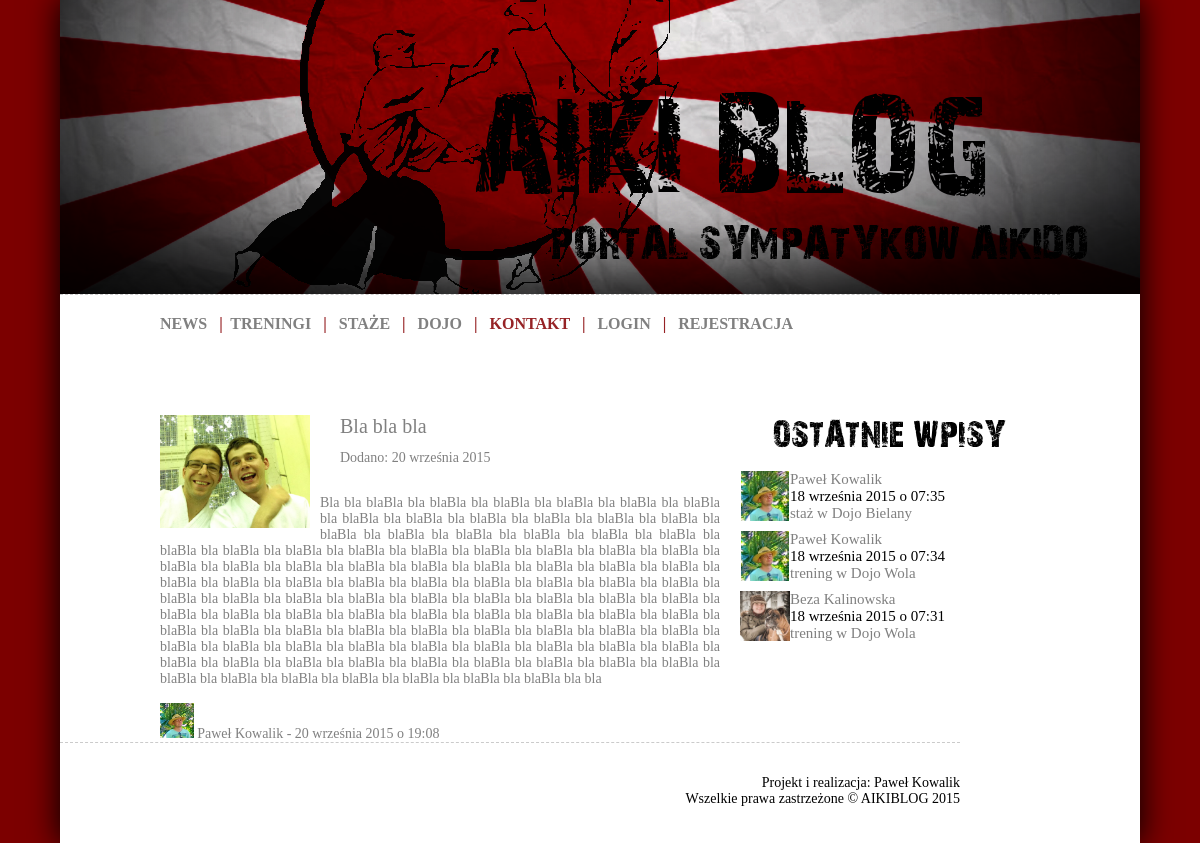
Before: /news/bla-bla-bla/ with the older database file.
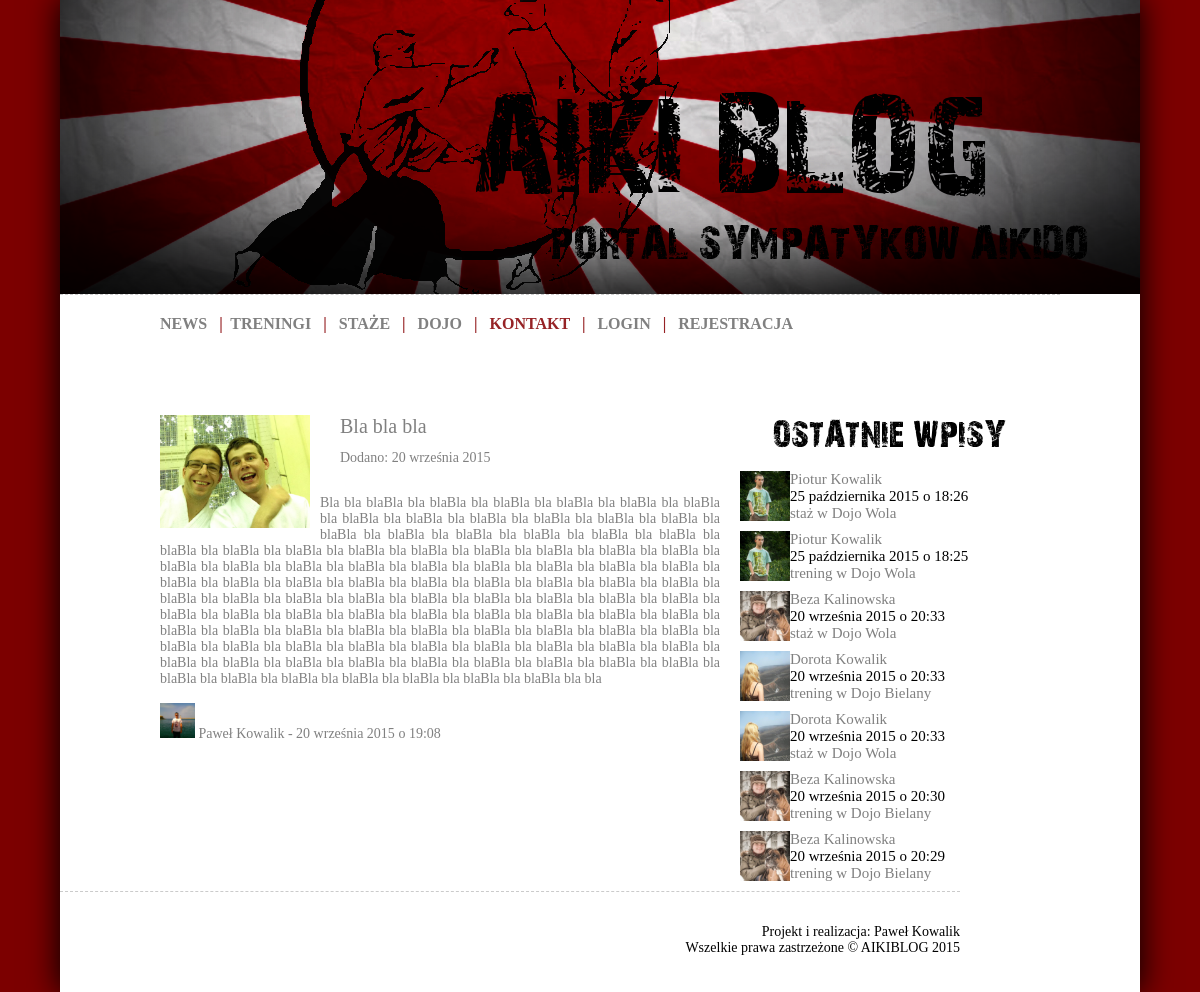
After: the same page with the newer database file.
### aikiblog/models.py (models this page shows, shortened)
class News(models.Model):
    title = models.CharField('Tytuł', max_length=50)
    slug = models.SlugField('Odnosnik', max_length=50)
    posted_date = models.DateTimeField('Data publikacji')
    image = models.ImageField(upload_to='static/news', null=True, blank=True, verbose_name='Zdjęcie')
    text = models.TextField(null=True, blank=True, verbose_name='Treść')
    author = models.ForeignKey(User, verbose_name='Autor')
    class Meta:
        verbose_name = "News"
        verbose_name_plural = "Newsy"

class User(AbstractUser):
    SEX = (
        ('K','Kobieta'),
        ('M','Mężczyzna'),
    )
    avatar = models.ImageField(upload_to='static/avatars/%Y/%m/%d', null=True, blank=True)
    start_year = models.IntegerField(null=True, blank=True, verbose_name='Trenuje od')
    about_text = models.TextField(null=True, blank=True, verbose_name='O mnie')
    sex = models.CharField(max_length=1, choices=SEX, verbose_name='Płeć')

class Training(models.Model):
    TYPE = (
        ('T','trening'),
        ('S','staż'),
    )
    user = models.ForeignKey(User, verbose_name='Ćwiczący')
    date = models.DateTimeField('Data treningu')
    place = models.ForeignKey(Dojo, verbose_name='Miejsce treningu')
    sensei = models.ForeignKey(Sensei, verbose_name='Sensei')
    slug = models.SlugField('Odnosnik', max_length=50)
    techniques = models.ManyToManyField(TechTren, verbose_name='Techniki')
    type = models.CharField(max_length=1, choices=TYPE, verbose_name='Typ')
    notes = models.TextField(verbose_name="Notatki")
    class Meta:
        verbose_name = "Trening"
        verbose_name_plural = "Treningi"

class Dojo(models.Model):
    name = models.CharField('Nazwa dojo', max_length=50)
    slug = models.SlugField('Odnosnik', max_length=50)
    start_year = models.IntegerField(verbose_name='Rok założenia')
    city = models.CharField('Miasto', max_length=50)
    adress = models.CharField('Adres', max_length=50)
    sensei = models.ForeignKey(Sensei, verbose_name='Sensei')
    image1 = models.ImageField(upload_to='static/dojo', verbose_name='Zdjęcie 1')
    image2 = models.ImageField(upload_to='static/dojo', null=True, blank=True, verbose_name='Zdjęcie 2')
    image3 = models.ImageField(upload_to='static/dojo', null=True, blank=True, verbose_name='Zdjęcie 3')
    story = models.TextField(null=True, blank=True, verbose_name='Historia')
    trainings = models.TextField(null=True, blank=True, verbose_name='Treningi')
    users = models.ManyToManyField(User, blank=True, verbose_name='Byli tutaj')
    class Meta:
        verbose_name = "Dojo"
        verbose_name_plural = "Dojo"
    def __unicode__(self):
        return self.name

### aikiblog/views.py (the view)
# urls.py: url(r'^news/(?P<slug>[\w\-_]+)/$', NewsDetail.as_view(), name='news-detail'),
class NewsDetail(generic.DetailView):
    model = News
    def get_context_data(self, **kwargs):
        context = super(NewsDetail, self).get_context_data(**kwargs)
        context['all_trainings'] = Training.objects.order_by('-date')[:7]
        return context

### aikiblog/templates/aikiblog/news_detail.html (shortened to what this page needs)
{% extends "base.html" %}
{% block content %}
    <div id="post">
    <div id="post_avatar_news"><img src="{{ STATIC_URL|cut:'static/' }}{{ object.image }}" width=150 alt="" class="center" /></a></div>
        <div id="post_head_news">{{ object.title }}
            </div>
        <div id="post_head_news2">Dodano: {{ object.posted_date|date:"d E Y" }}
            </div>
        <div id="post_body_news">
        {{ object.text }}<br><br>
         <a href="{% url "user-detail" object.author.id %}"><img src="{{ STATIC_URL|cut:'static/' }}{{ object.author.avatar }}" height=35>
             {{ object.author.first_name }} {{ object.author.last_name }}</a> - {{ object.posted_date|date:"d E Y" }}
            o {{ object.posted_date|date:"H:i" }}
        </div>
</div>
{% endblock %}
{% block menuright %}
    {% include "aikiblog/parts/menuright.html" %}
{% endblock %}

### aikiblog/templates/aikiblog/parts/menuright.html
<div id="menuright">
        <div id="menuright_logo">
        </div>
        <br>
        {% for entry in all_trainings %}
        <div id="menuright_post">
            <div id="menuright_avatar">
                <a href="{% url "user-detail" entry.user.id %}"><img src="{{ STATIC_URL|cut:'static/' }}{{ entry.user.avatar }}" height=50/></a>
            </div>
            <div id="menuright_head">
                <a href="{% url "user-detail" entry.user.id %}">{{ entry.user.first_name }} {{ entry.user.last_name }}</a><br>
                {{ entry.date|date:"d E Y" }} o {{ entry.date|date:"H:i" }}<br>
                <a href="{% url "training-detail" entry.slug %}">
                {% ifequal entry.type "T" %}
                trening
                {% endifequal %}
                {% ifequal entry.type "S" %}
                staż
                {% endifequal %}
                w {{ entry.place }}</a>
            </div>
        </div>
        {% endfor %}
        <br>
    </div>

Changed rows visible on the page:
no longer on this page (row unchanged): Training: user.avatar (picture), user.first_name "Paweł", user.last_name "Kowalik", date "18 września 2015", date "07:35", place "Dojo Bielany"
no longer on this page (row unchanged): Training: user.avatar (picture), user.first_name "Paweł", user.last_name "Kowalik", date "18 września 2015", date "07:34", place "Dojo Wola"
no longer on this page (row unchanged): Training: user.avatar (picture), user.first_name "Beza", user.last_name "Kalinowska", date "18 września 2015", date "07:31", place "Dojo Wola"
changed through a linked row, News "Bla bla bla": author.avatar: a different picture
added Training: user.avatar (picture), user.first_name "Piotur", user.last_name "Kowalik", date "25 października 2015", date "18:26", place "Dojo Wola"
added Training: user.avatar (picture), user.first_name "Piotur", user.last_name "Kowalik", date "25 października 2015", date "18:25", place "Dojo Wola"
added Training: user.avatar (picture), user.first_name "Beza", user.last_name "Kalinowska", date "20 września 2015", date "20:33", place "Dojo Wola"
added Training: user.avatar (picture), user.first_name "Dorota", user.last_name "Kowalik", date "20 września 2015", date "20:33", place "Dojo Bielany"
added Training: user.avatar (picture), user.first_name "Dorota", user.last_name "Kowalik", date "20 września 2015", date "20:33", place "Dojo Wola"
added Training: user.avatar (picture), user.first_name "Beza", user.last_name "Kalinowska", date "20 września 2015", date "20:30", place "Dojo Bielany"
added Training: user.avatar (picture), user.first_name "Beza", user.last_name "Kalinowska", date "20 września 2015", date "20:29", place "Dojo Bielany"
